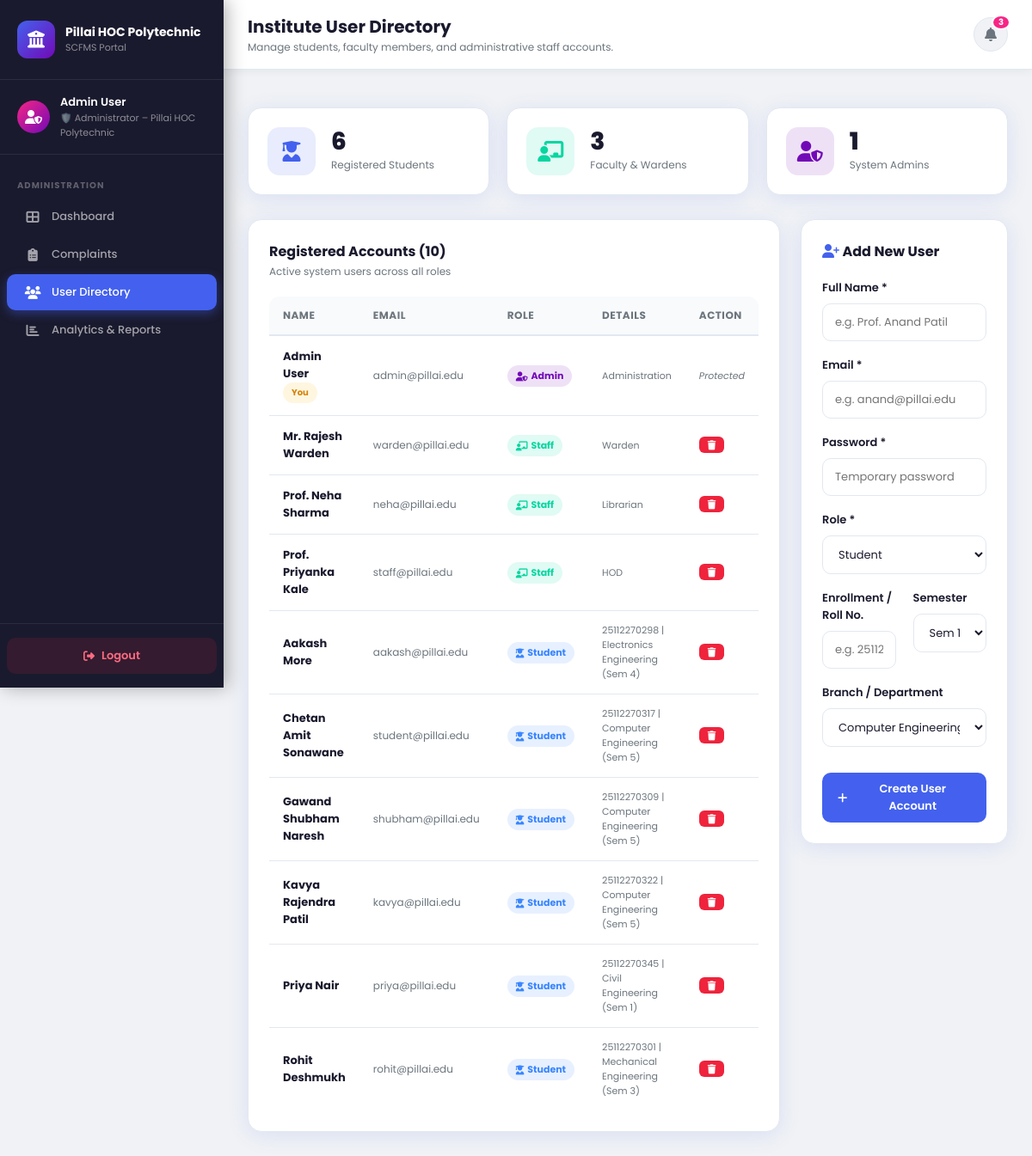
Page /admin/users (signed in) on the committed database.
### flask_app/models/models.py (models this page shows, shortened)
class User(db.Model, UserMixin):
    __tablename__ = 'users'
    id          = db.Column(db.Integer, primary_key=True)
    name        = db.Column(db.String(120), nullable=False)
    email       = db.Column(db.String(120), unique=True, nullable=False)
    password    = db.Column(db.String(256), nullable=False)
    role        = db.Column(db.String(20), nullable=False)   # student / staff / admin
    roll_no     = db.Column(db.String(30))
    branch      = db.Column(db.String(100))
    semester    = db.Column(db.Integer)
    department  = db.Column(db.String(100))
    designation = db.Column(db.String(100))
    complaints_submitted = db.relationship('Complaint', foreign_keys='Complaint.student_id',
                                           back_populates='student', lazy='dynamic')
    complaints_assigned  = db.relationship('Complaint', foreign_keys='Complaint.assigned_to',
                                           back_populates='assignee', lazy='dynamic')
    notifications = db.relationship('Notification', back_populates='user', lazy='dynamic',
                                    cascade='all, delete-orphan')
    feedbacks     = db.relationship('Feedback', back_populates='student', lazy='dynamic')

### flask_app/routes/admin.py (the view)
@admin_bp.route('/users')
@login_required
@admin_required
def users():
    all_users   = User.query.order_by(User.role, User.name).all()
    notif_count = Notification.query.filter_by(user_id=current_user.id, is_read=False).count()
    stats = {
        'students': sum(1 for u in all_users if u.role == 'student'),
        'staff':    sum(1 for u in all_users if u.role == 'staff'),
        'admins':   sum(1 for u in all_users if u.role == 'admin'),
    }
    return render_template('admin/users.html', users=all_users,
                           stats=stats, notif_count=notif_count)

### flask_app/models/models.py (called while the page is built)
@login_manager.user_loader
def load_user(user_id):
    return User.query.get(int(user_id))

### flask_app/routes/admin.py (called while the page is built)
def admin_required(f):
    from functools import wraps
    @wraps(f)
    def decorated(*args, **kwargs):
        if not current_user.is_authenticated or current_user.role != 'admin':
            flash('Access denied.', 'danger')
            return redirect(url_for('auth.login'))
        return f(*args, **kwargs)
    return decorated

### flask_app/templates/admin/users.html (shortened to what this page needs)
{% extends "base.html" %}
{% block avatar_bg %}linear-gradient(135deg,#f72585,#7209b7){% endblock %}
{% block avatar_icon %}fa-user-shield{% endblock %}
{% block user_role_label %}🛡️ Administrator – Pillai HOC Polytechnic{% endblock %}
{% block sidebar_nav %}
<div class="nav-section"><span class="nav-section-label">Administration</span></div>
<a href="{{ url_for('admin.dashboard') }}"  class="nav-item"><i class="fas fa-th-large"></i> Dashboard</a>
<a href="{{ url_for('admin.complaints') }}" class="nav-item"><i class="fas fa-clipboard-list"></i> Complaints</a>
<a href="{{ url_for('admin.users') }}"      class="nav-item active"><i class="fas fa-users"></i> User Directory</a>
<a href="{{ url_for('admin.reports') }}"    class="nav-item"><i class="fas fa-chart-bar"></i> Analytics &amp; Reports</a>
{% endblock %}
{% block page_title %}Institute User Directory{% endblock %}
{% block page_subtitle %}Manage students, faculty members, and administrative staff accounts.{% endblock %}
{% block content %}
<div class="stats-grid">
  <div class="stat-card">
    <div class="stat-icon blue"><i class="fas fa-user-graduate"></i></div>
    <div class="stat-info">
      <div class="count">{{ stats.students }}</div>
      <div class="label">Registered Students</div>
    </div>
  </div>
  <div class="stat-card">
    <div class="stat-icon green"><i class="fas fa-chalkboard-teacher"></i></div>
    <div class="stat-info">
      <div class="count">{{ stats.staff }}</div>
      <div class="label">Faculty &amp; Wardens</div>
    </div>
  </div>
  <div class="stat-card">
    <div class="stat-icon purple"><i class="fas fa-user-shield"></i></div>
    <div class="stat-info">
      <div class="count">{{ stats.admins }}</div>
      <div class="label">System Admins</div>
    </div>
  </div>
</div>
<div class="grid-2">
  <div>
    <div class="card">
      <div class="card-header">
        <div>
          <div class="card-title">Registered Accounts ({{ users|length }})</div>
          <div class="card-subtitle">Active system users across all roles</div>
        </div>
      </div>
      <div class="table-wrap">
        <table>
          <thead>
            <tr>
              <th>Name</th>
              <th>Email</th>
              <th>Role</th>
              <th>Details</th>
              <th>Action</th>
            </tr>
          </thead>
          <tbody>
            {% for u in users %}
            <tr>
              <td>
                <strong>{{ u.name }}</strong>
                {% if u.id == current_user.id %}<span class="badge badge-assigned" style="font-size:10px;">You</span>{% endif %}
              </td>
              <td style="font-size:12px; color:var(--text-muted);">{{ u.email }}</td>
              <td>
                {% if u.role == 'student' %}
                  <span class="badge badge-submitted"><i class="fas fa-user-graduate"></i> Student</span>
                {% elif u.role == 'staff' %}
                  <span class="badge badge-resolved"><i class="fas fa-chalkboard-teacher"></i> Staff</span>
                {% else %}
                  <span class="badge badge-inprogress"><i class="fas fa-user-shield"></i> Admin</span>
                {% endif %}
              </td>
              <td style="font-size:11px; color:var(--text-muted);">
                {% if u.role == 'student' %}
                  {{ u.roll_no }} | {{ u.branch }} (Sem {{ u.semester }})
                {% else %}
                  {{ u.designation or u.department }}
                {% endif %}
              </td>
              <td>
                {% if u.role != 'admin' %}
                <form method="POST" action="{{ url_for('admin.delete_user', uid=u.id) }}" onsubmit="return confirm('Delete user {{ u.name }}?');" style="display:inline;">
                  <button type="submit" class="btn btn-red btn-xs" title="Delete User">
                    <i class="fas fa-trash"></i>
                  </button>
                </form>
                {% else %}
                  <span style="font-size:11px; color:var(--text-muted); font-style:italic;">Protected</span>
                {% endif %}
              </td>
            </tr>
            {% endfor %}
          </tbody>
        </table>
      </div>
    </div>
  </div>
  <div>
    <div class="card">
      <div class="card-header">
        <div class="card-title"><i class="fas fa-user-plus" style="color:var(--primary);"></i> Add New User</div>
      </div>
      <form method="POST" action="{{ url_for('admin.add_user') }}">
        <div class="form-group-d">
          <label>Full Name *</label>
          <input type="text" name="name" placeholder="e.g. Prof. Anand Patil" required/>
        </div>
        <div class="form-group-d">
          <label>Email *</label>
          <input type="email" name="email" placeholder="e.g. anand@pillai.edu" required/>
        </div>
        <div class="form-group-d">
          <label>Password *</label>
          <input type="password" name="password" placeholder="Temporary password" required minlength="6"/>
        </div>
        <div class="form-group-d">
          <label>Role *</label>
          <select name="role" id="roleSelector" onchange="toggleRoleFields()" required>
            <option value="student">Student</option>
          </select>
        </div>
        <div id="studentFields">
          <div class="form-row">
            <div class="form-group-d">
              <label>Enrollment / Roll No.</label>
              <input type="text" name="roll_no" placeholder="e.g. 25112270310"/>
            </div>
            <div class="form-group-d">
              <label>Semester</label>
              <select name="semester">
                {% for s in range(1,7) %}<option value="{{ s }}">Sem {{ s }}</option>{% endfor %}
              </select>
            </div>
          </div>
          <div class="form-group-d">
            <label>Branch / Department</label>
            <select name="branch">
              <option value="Computer Engineering">Computer Engineering</option>
            </select>
          </div>
        </div>
        <button type="submit" class="btn btn-blue btn-full" style="margin-top:12px;">
          <i class="fas fa-plus"></i> Create User Account
        </button>
      </form>
    </div>
  </div>
</div>
{% endblock %}

### flask_app/templates/base.html (shortened to what this page needs)
<!DOCTYPE html>
<html lang="en">
<head>
  <link rel="stylesheet" href="{{ url_for('static', filename='css/style.css') }}"/>
  <link rel="stylesheet" href="https://cdnjs.cloudflare.com/ajax/libs/font-awesome/6.4.0/css/all.min.css"/>
</head>
<body class="app-body">
<aside class="sidebar" id="sidebar">
  <div class="sidebar-logo">
    <div class="logo-circle"><i class="fas fa-university"></i></div>
    <div>
      <h2>Pillai HOC Polytechnic</h2>
      <p>SCFMS Portal</p>
    </div>
  </div>
  <div class="sidebar-user">
    <div class="user-avatar" style="background:{% block avatar_bg %}linear-gradient(135deg,#4361ee,#7209b7){% endblock %};">
      <i class="fas {% block avatar_icon %}fa-user{% endblock %}"></i>
    </div>
    <div class="user-info">
      <div class="name">{{ current_user.name }}</div>
      <div class="role">{% block user_role_label %}{% endblock %}</div>
    </div>
  </div>
  <nav class="sidebar-nav">
    {% block sidebar_nav %}{% endblock %}
  </nav>
  <div class="sidebar-footer">
    <a href="{{ url_for('auth.logout') }}" class="logout-btn">
      <i class="fas fa-sign-out-alt"></i> Logout
    </a>
  </div>
</aside>
<div class="main-content">
  <div class="top-bar">
    <div class="top-bar-left">
      <div>
        <h1>{% block page_title %}Dashboard{% endblock %}</h1>
        <p>{% block page_subtitle %}{% endblock %}</p>
      </div>
    </div>
    <div class="top-bar-right">
      <a href="{{ url_for(current_user.role + '.notifications') if current_user.role == 'student' else '#' }}"
         class="top-bar-btn notif-btn" title="Notifications">
        <i class="fas fa-bell"></i>
        {% if notif_count and notif_count > 0 %}
          <span class="notif-badge">{{ notif_count }}</span>
        {% endif %}
      </a>
    </div>
  </div>
  <div class="flash-container">
  </div>
  <div class="page-content">
    {% block content %}{% endblock %}
  </div>
</div>
</body>
</html>

### rows in the picture
User: name "Admin User", shows "You", email "admin@pillai.edu", role "admin" (drawn), designation+department "Administration"
User: name "Mr. Rajesh Warden", email "warden@pillai.edu", role "staff" (drawn), designation "Warden"
User: name "Prof. Neha Sharma", email "neha@pillai.edu", role "staff" (drawn), designation "Librarian"
User: name "Prof. Priyanka Kale", email "staff@pillai.edu", role "staff" (drawn), designation "HOD"
User: name "Aakash More", email "aakash@pillai.edu", role "student" (drawn), roll_no "25112270298", branch "Electronics Engineering", semester "4"
User: name "Chetan Amit Sonawane", email "student@pillai.edu", role "student" (drawn), roll_no "25112270317", branch "Computer Engineering", semester "5"
User: name "Gawand Shubham Naresh", email "shubham@pillai.edu", role "student" (drawn), roll_no "25112270309", branch "Computer Engineering", semester "5"
User: name "Kavya Rajendra Patil", email "kavya@pillai.edu", role "student" (drawn), roll_no "25112270322", branch "Computer Engineering", semester "5"
User: name "Priya Nair", email "priya@pillai.edu", role "student" (drawn), roll_no "25112270345", branch "Civil Engineering", semester "1"
User: name "Rohit Deshmukh", email "rohit@pillai.edu", role "student" (drawn), roll_no "25112270301", branch "Mechanical Engineering", semester "3"

### other values in the picture
{{ notif_count }} "3"
{{ stats.students }} "6"
{{ stats.staff }} "3"
{{ stats.admins }} "1"
{{ users|length }} "10"
